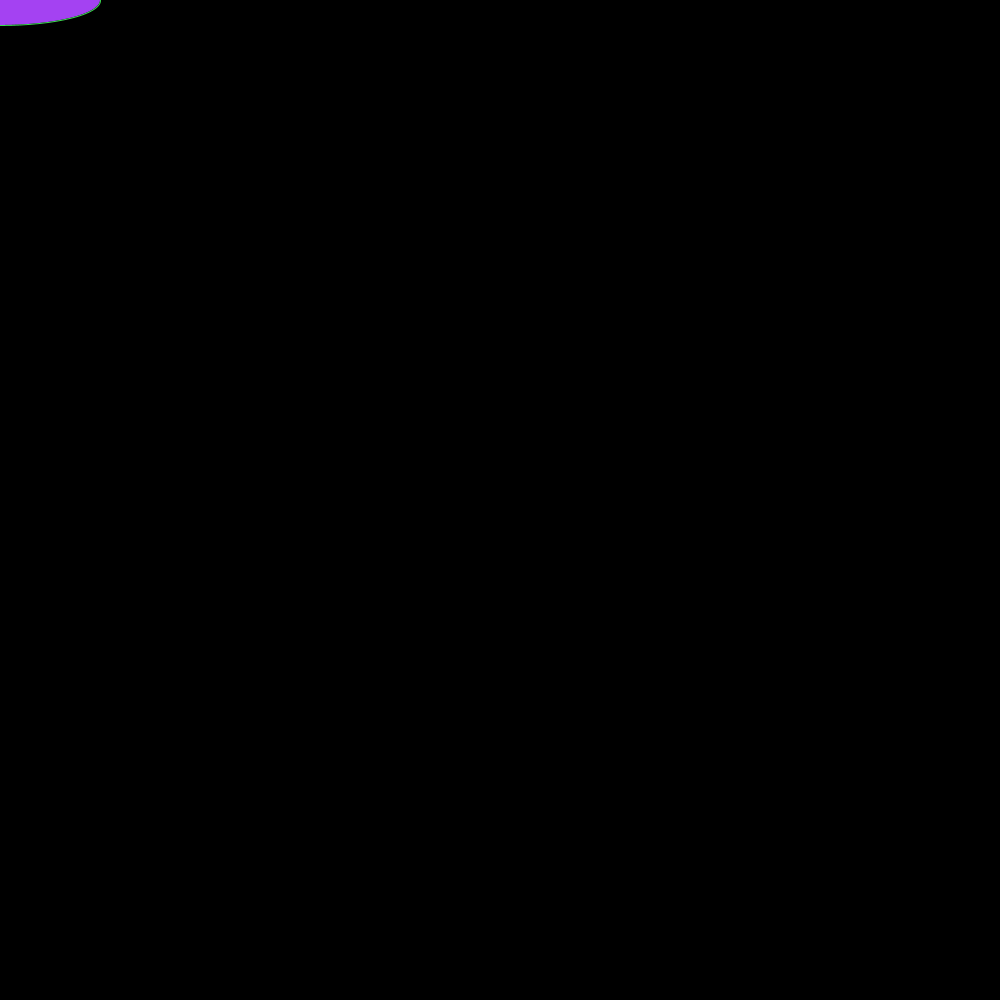
Frame 1 (no input)
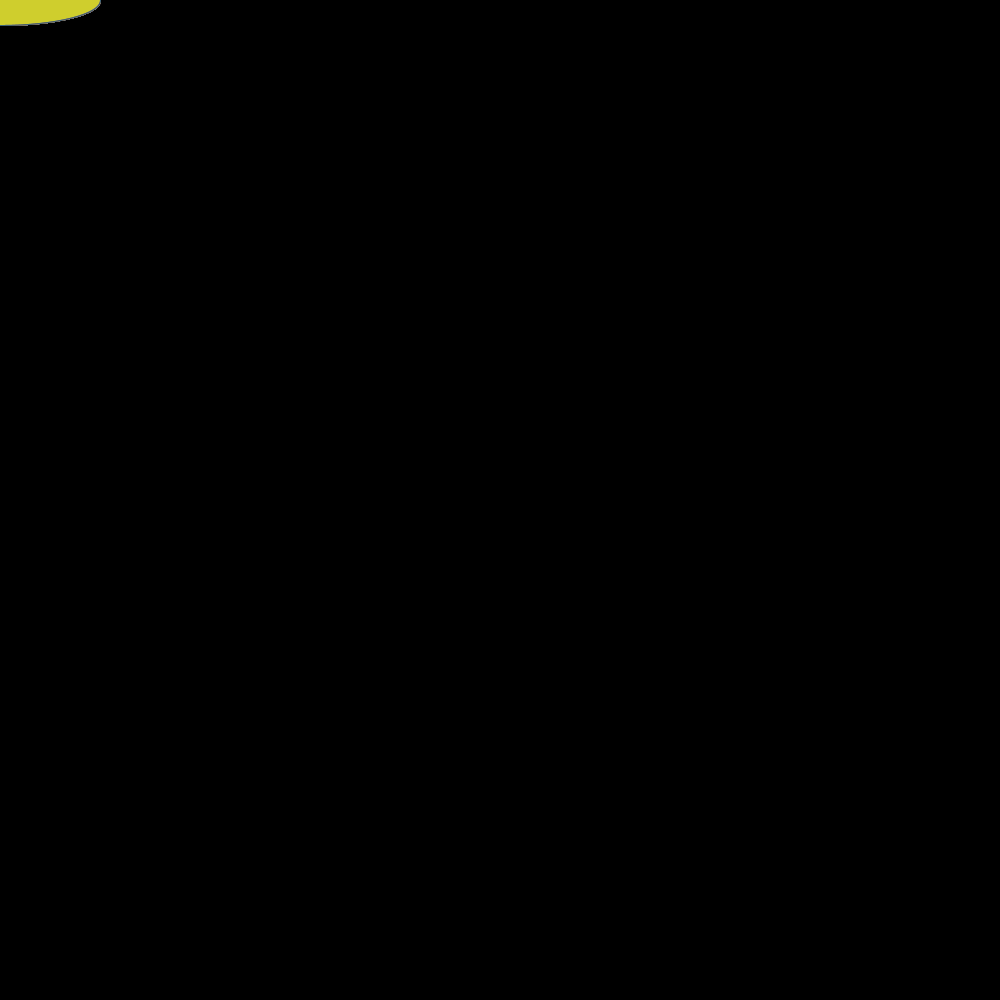
Frame 60 (the mouse pressed at the canvas centre just before this capture)
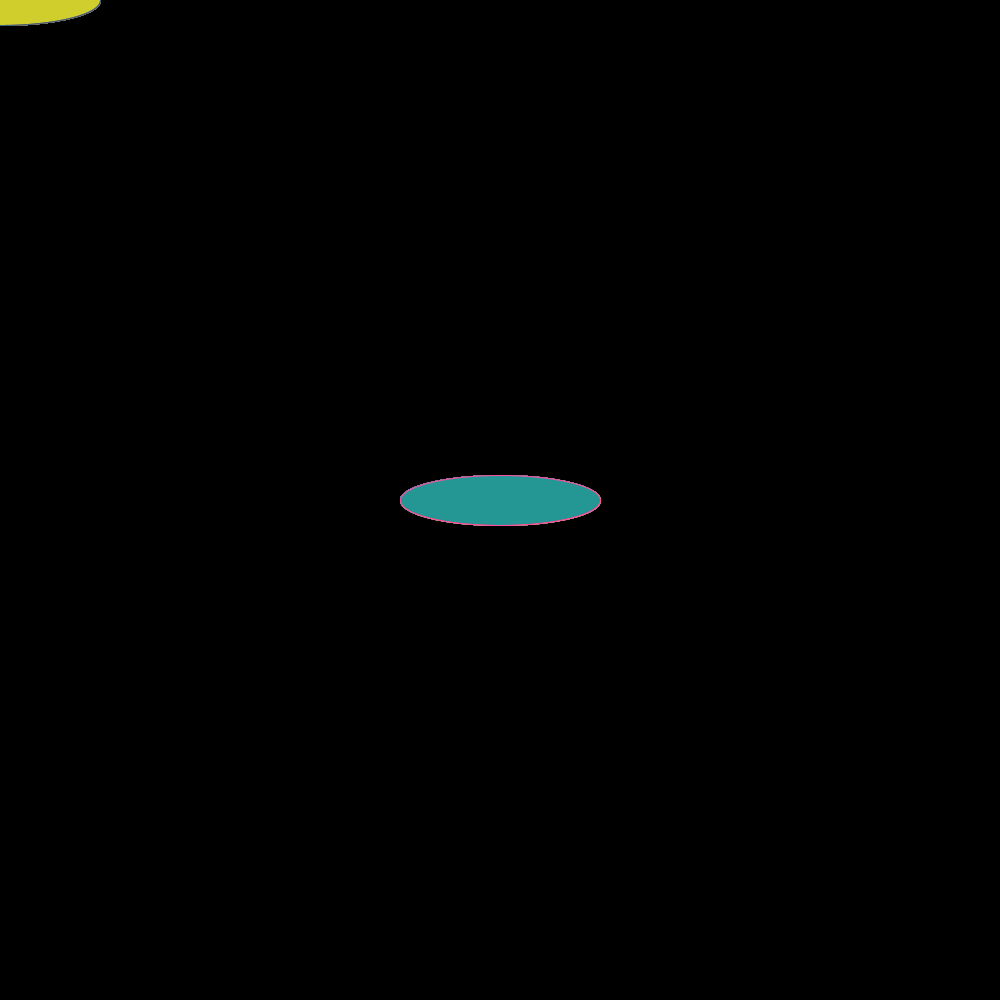
Frame 120 (the mouse held since frame 60 and released just before this capture)

The Processing sketch that drew these frames (run headless with seeded random() and noise(); from frame 60 on, the mouse is pressed at the canvas centre):

// Processing sketch: processing_129827
// ── processing_129827.pde

int x;
int y;
void setup()
{
  size(1000,1000);
  background(0);
}

void draw()
{
  x = 200;
  y = 50;
  fill(random(255),random(255),random(255));
  stroke(random(255),random(255),random(255));
  ellipse(mouseX,mouseY,x,y);
  while (keyPressed == true);
  {
   if (key == UP)
   {
     y += 2;
   }
  } 
}

void mouseClicked()
{
  if (mouseButton == LEFT)
  {
    background(100,0,0);
    fill(0,100,0,200);
    ellipse(500,500,random(500),random(500));
  }
  if (mouseButton == RIGHT)
  {
    background(0);
    fill(random(255),random(255),random(255));
    ellipse(random(1000),random(1000),20,20);
    ellipse(random(1000),random(1000),20,20);
    ellipse(random(1000),random(1000),20,20);
    ellipse(random(1000),random(1000),20,20);
    ellipse(random(1000),random(1000),20,20);
    ellipse(random(1000),random(1000),20,20);
    ellipse(random(1000),random(1000),20,20);
    ellipse(random(1000),random(1000),20,20);
    ellipse(random(1000),random(1000),20,20);
    ellipse(random(1000),random(1000),20,20);
    ellipse(random(1000),random(1000),20,20);
    ellipse(random(1000),random(1000),20,20);
    ellipse(random(1000),random(1000),20,20);
    ellipse(random(1000),random(1000),20,20);
    ellipse(random(1000),random(1000),20,20);
    ellipse(random(1000),random(1000),20,20);
  }
}
